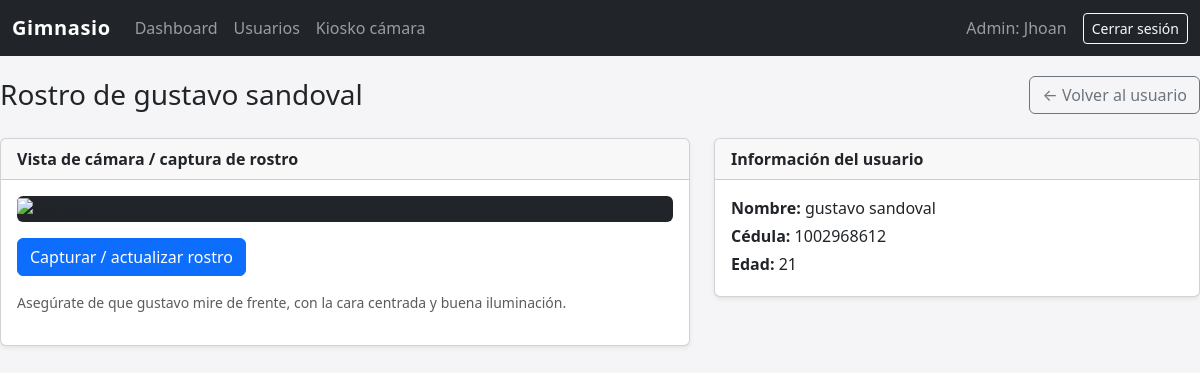
Page /socios/1/rostro (signed in) on the committed database.
### tables this page shows
CREATE TABLE socios (
            id              INTEGER PRIMARY KEY AUTOINCREMENT,
            nombre          TEXT NOT NULL,
            apellido        TEXT NOT NULL,
            cedula          TEXT NOT NULL UNIQUE,
            edad            INTEGER,
            activo          INTEGER NOT NULL DEFAULT 1,
            fecha_creacion  TEXT NOT NULL DEFAULT (date('now'))
        );

### app.py (the view)
@app.route("/socios/<int:socio_id>/rostro")
@requiere_login
def socio_rostro(socio_id):
    socio = obtener_socio_por_id(socio_id)
    if not socio:
        flash("Usuario no encontrado", "danger")
        return redirect(url_for("socios_listado"))
    return render_template("socio_rostro.html", socio=socio)

### app.py (called while the page is built)
def requiere_login(fn):
    from functools import wraps
    @wraps(fn)
    def wrapper(*args, **kwargs):
        if "admin_username" not in session:
            return redirect(url_for("login"))
        return fn(*args, **kwargs)
    return wrapper

### db.py (called while the page is built)
def get_connection():
    conn = sqlite3.connect(DB_PATH, timeout=15, check_same_thread=False)
    conn.row_factory = sqlite3.Row
    return conn

def obtener_socio_por_id(socio_id):
    conn = get_connection()
    cur = conn.cursor()
    cur.execute("SELECT * FROM socios WHERE id = ?;", (socio_id,))
    row = cur.fetchone()
    conn.close()
    return dict(row) if row else None

### templates/socio_rostro.html (shortened to what this page needs)
{% extends "base.html" %}
{% block content %}
<div class="d-flex justify-content-between align-items-center mb-4">
    <h1 class="h3 mb-0">
        Rostro de {{ socio.nombre }} {{ socio.apellido }}
    </h1>
    <a href="{{ url_for('socio_detalle', socio_id=socio.id) }}" class="btn btn-outline-secondary">
        ← Volver al usuario
    </a>
</div>
<div class="row g-4">
    <div class="col-lg-7">
        <div class="card shadow-sm">
            <div class="card-header fw-semibold">
                Vista de cámara / captura de rostro
            </div>
            <div class="card-body">
                <div class="bg-dark rounded overflow-hidden mb-3">
                    <img id="video-stream" src="{{ url_for('video_feed') }}" alt="Cámara" class="w-100" />
                </div>
                <button id="btn-capturar" class="btn btn-primary">
                    Capturar / actualizar rostro
                </button>
                <p id="msg-rostro" class="mt-3 text-muted small">
                    Asegúrate de que {{ socio.nombre }} mire de frente, con la cara centrada y buena iluminación.
                </p>
            </div>
        </div>
    </div>
    <div class="col-lg-5">
        <div class="card shadow-sm">
            <div class="card-header fw-semibold">
                Información del usuario
            </div>
            <div class="card-body">
                <p class="mb-1"><strong>Nombre:</strong> {{ socio.nombre }} {{ socio.apellido }}</p>
                <p class="mb-1"><strong>Cédula:</strong> {{ socio.cedula }}</p>
                {% if socio.edad %}
                <p class="mb-1"><strong>Edad:</strong> {{ socio.edad }}</p>
                {% endif %}
            </div>
        </div>
    </div>
</div>
{% endblock %}

### templates/base.html (style rules this page uses)
body { background-color: #f5f5f7; }

### rows in the picture
socios: nombre "gustavo", apellido "sandoval", cedula "1002968612", edad "21"

### other values in the picture
{{ session['admin_username'] }} "Jhoan"
